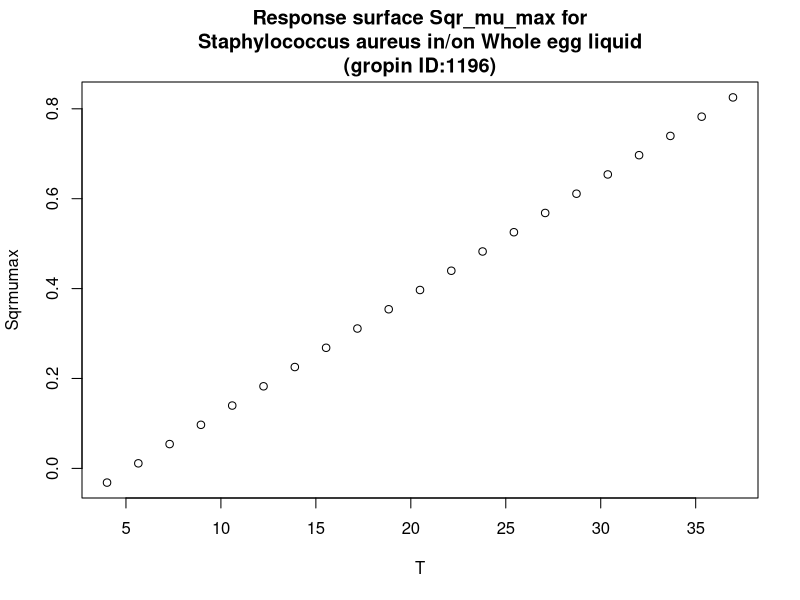

Write the R code that produced this figure.
#############################
# start of Parameter script
#############################
T <- seq(4.004,36.963036963037,length.out=21)
#############################
# end of Parameter script
#############################
############################# 
# start of Model script Gropin ID 1196 
#############################
 
# constant coefficients for this model
 
variables <- data.frame(T)
argumentsPar <- unique.data.frame(expand.grid(variables))
 
# heart of the model
response_surface <- function(T) {
   mumax <-0.026*(T-5.220)

	return(mumax=mumax)
} 

# output parameters
responseSurface <- cbind(argumentsPar,response_surface(argumentsPar['T']))
colnames(responseSurface) <- c(colnames(argumentsPar),'Sqrmumax')
#############################
# End of Model script
#############################
############################# 
# start of Visualisation script Gropin ID 1196 
#############################
titleText <-'Response surface Sqr_mu_max for
Staphylococcus aureus in/on Whole egg liquid
(gropin ID:1196)'
plot(T,responseSurface$'Sqrmumax',xlab='T',
                          ylab='Sqrmumax',main=titleText)
#############################
# End of Visualisation script
#############################
